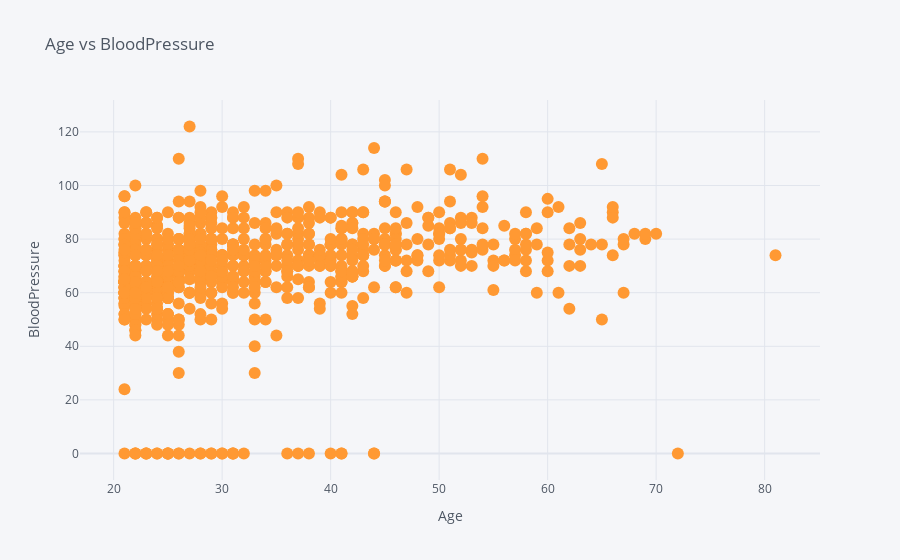

The cell this chart's notebook holds for it:
### Markdown cell above
## Create Scatter Age vs BloodPressure

### Code cell
df.iplot(kind='scatter',x='Age',y='BloodPressure (mg/dL)',mode='markers',xTitle='Age',yTitle='BloodPressure',title='Age vs BloodPressure')

### Figure 1 — Plotly figure (JSON) as saved in the notebook; plotly's stock layout.template omitted (floating-point values rounded to 4 significant figures; data arrays with more than 128 entries replaced by an {"elided": "..."} marker saying what was removed)
{"data": [{"line": {"color": "rgba(255, 153, 51, 1.0)", "dash": "solid", "shape": "linear", "width": 1.3}, "marker": {"size": 12, "symbol": "circle"}, "mode": "markers", "name": "BloodPressure (mg/dL)", "text": "", "type": "scatter", "x": {"elided": "768 int values"}, "y": {"elided": "768 int values"}}], "layout": {"autosize": true, "legend": {"bgcolor": "#F5F6F9", "font": {"color": "#4D5663"}}, "paper_bgcolor": "#F5F6F9", "plot_bgcolor": "#F5F6F9", "title": {"font": {"color": "#4D5663"}, "text": "Age vs BloodPressure"}, "xaxis": {"autorange": true, "gridcolor": "#E1E5ED", "range": [16.94, 85.06], "showgrid": true, "tickfont": {"color": "#4D5663"}, "title": {"font": {"color": "#4D5663"}, "text": "Age"}, "type": "linear", "zerolinecolor": "#E1E5ED"}, "yaxis": {"autorange": true, "gridcolor": "#E1E5ED", "range": [-13.69, 135.7], "showgrid": true, "tickfont": {"color": "#4D5663"}, "title": {"font": {"color": "#4D5663"}, "text": "BloodPressure"}, "type": "linear", "zerolinecolor": "#E1E5ED"}}}
